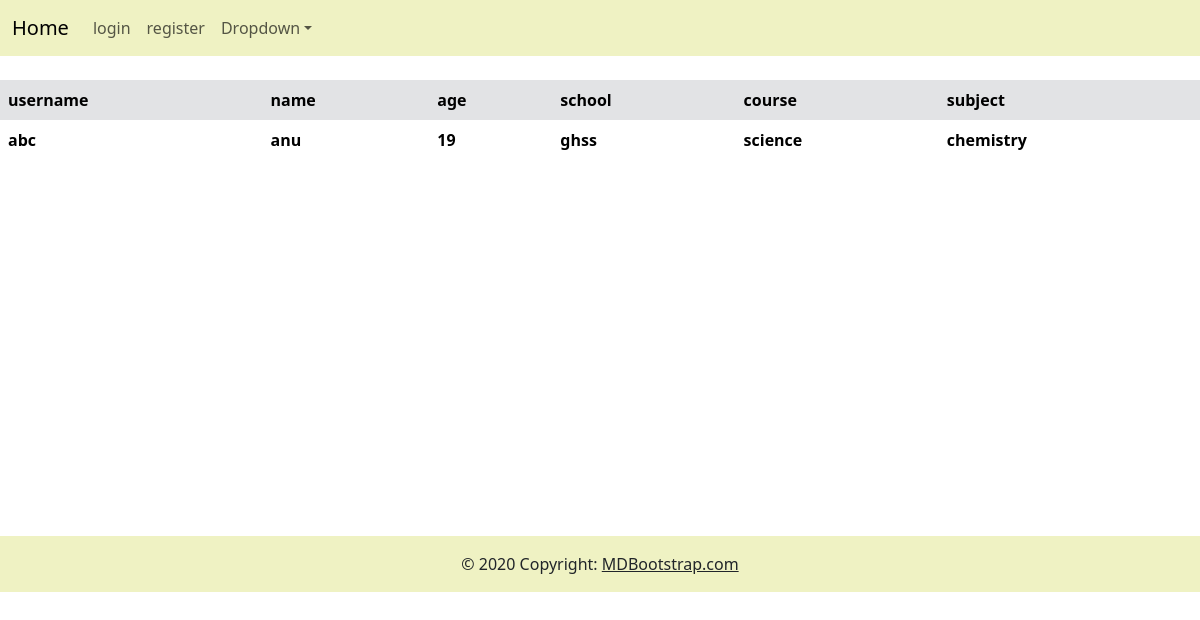
The app's page /profile (signed in) with its own data.
### library/models.py (models this page shows, shortened)
class students(models.Model):
    username=models.CharField(max_length=30)
    password=models.CharField(max_length=8)
    name=models.CharField(max_length=50)
    age=models.IntegerField()
    school=models.CharField(max_length=30)
    course=models.ForeignKey(course,on_delete=models.CASCADE)
    subject=models.ForeignKey(subject,on_delete=models.CASCADE)

class course(models.Model):
    course_name=models.CharField(max_length=23)
    def __str__(self):
        return self.course_name

class subject(models.Model):
    name=models.CharField(max_length=25)
    course=models.ForeignKey(course,on_delete=models.CASCADE)
    def __str__(self):
        return self.name

### library/views.py (the view)
# urls.py: path('profile',views.profile,name='profile'),
def profile(request):
    studentid=request.session['id']
    m=students.objects.filter(id=studentid)
    p={'m':m}
    return render(request,'profile.html',p)

### template/profile.html
{% extends 'base.html' %}
{% load static %}
{% block content %}
<br>
    <table class="table table-borderless">
        <thead class="table-secondary">
        <tr>
            <th>username</th>
            <th>name</th>
            <th>age</th>
            <th>school</th>
            <th>course</th>
            <th>subject</th>
        </tr>
        </thead>
        {% for i in m %}
        <tr>
            <th>{{i.username}}</th>
            <th>{{i.name}}</th>
            <th>{{i.age}}</th>
            <th>{{i.school}}</th>
            <th>{{i.course}}</th>
            <th>{{i.subject}}</th>
        </tr>
        {% endfor %}
    </table>
<br><br><br><br><br><br><br><br><br><br><br><br><br><br><br>
{% endblock %}

### records on screen
students: username "abc", name "anu", age "19", school "ghss", course "science", subject "chemistry"
